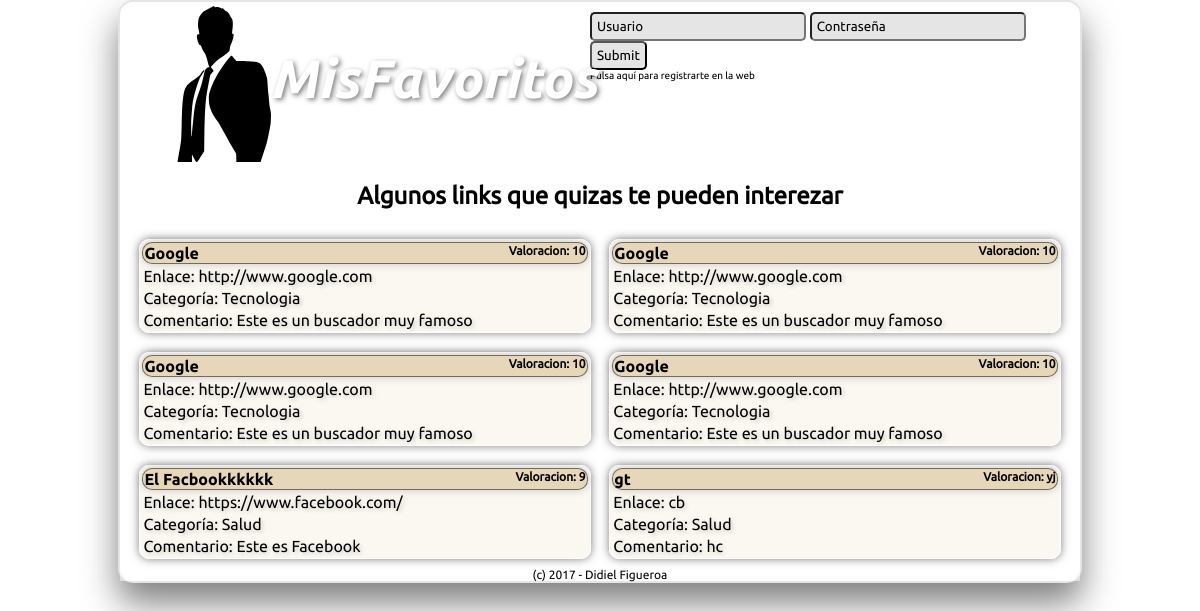
Screenshot of /formularioLogin.php with the database file from the repository.
### tables this page shows
CREATE TABLE favoritos
			 (
			 usuario      CHAR(40)NOT NULL,
			 contrasena   CHAR(40)NOT NULL,
			 titulo       CHAR(40)NOT NULL,
			 direccion   CHAR(100)NOT NULL,
			 categoria    CHAR(40)NOT NULL,
			 comentario  CHAR(200)NOT NULL,
			 valoracion         INTEGER);

### formularioLogin.php (the view, shortened to what this page needs)
<!DOCTYPE html>
<html>
	<head>
		<link rel="stylesheet" type="text/css" href="estilo/estilo2.css">
	</head>
	<body>
		<div id="contenedor">
			<header>
				<section id="logotipo">
					<div id="logo">
					</div>
					<div id="tipo">
						<h1>MisFavoritos</h1>
					</div>
				</section>
				<section id="login">
					<form action="login.php" method="post">
						<input type="text" name="usuario" value="Usuario" size="20">
						<input type="text" name="contrasena" value="Contraseña" size="20">
						<input type="submit">
					</form>
					<div id="registrate"><a href="formularioCrearUsuario.php">Pulsa aquí para registrarte en la web</a></div>
				</section>
			</header>
			<section id="contenido">
				<section id="presentacion">
					<div id="atexto1"><h2>¿Cansado de perder tus favoritos?</h2></div>
					<div id="atexto2"><h2>¿Te gustaría no volver a perderlos?</h2></div>
				</section>
				<section id="etiquetas">
				<?php
					echo "<h2 align='center'>Algunos links que quizas te pueden interezar</h2>";
					$conexion = NEW PDO('sqlite:'.'favoritos.db');
					$consulta = $conexion->prepare("SELECT * FROM favoritos ORDER BY RANDOM() LIMIT 6");
					$consulta->execute();
					while ($fila = $consulta->fetch(PDO::FETCH_ASSOC)){
						  	echo "<table border='1'>
									<tr>
										<th>".$fila['titulo']."<span id='estrellas'>Valoracion: ".$fila['valoracion']."</span>
									</tr>
									<tr>
										<td>
											Enlace: ".$fila['direccion']."
										</td>
									</tr>
									<tr>
										<td>
											Categoría: ".$fila['categoria']."
										</td>
									</tr>
									<tr>
										<td>
											Comentario: ".$fila['comentario']."
										</td>
									</tr>
								 </table>
						  	";
					}
				?>
				</section>
			</section>
			<footer>
				(c) 2017 - Didiel Figueroa
			</footer>
		</div>
	</body>
</html>

### estilo/estilo2.css (style rules this page uses)
body { font-family: ubuntuRegular; margin: auto; padding: 0px; }
#contenedor { position: relative; top: 5%; margin: auto; width: 80%; border: 2px solid rgba(0,0,0,0.1); box-shadow: 0px 20px 35px rgba(0,0,0,0.5); border-radius: 15px; background: white; }
header { background:rgba(255,255,255,0); height: 150px; }
#etiquetas { padding: 10px; }
footer { background:rgba(255,255,255,0.5); text-align: center; font-family: ubuntuRegular; font-size: 12px; }
#logotipo { font-size: 0px; float: left; position: absolute; margin: 0px; padding: 0px; }
#tipo { position: absolute; padding: 0px; margin: 0px; font-size: 36px; color: rgba(255,255,255,1); text-shadow: 2px 2px 5px rgba(0,0,0,0.5); font-family: ubuntuBoldItalic; transform: translate(150px,0px); }
#logo { float: left; width: 50%; text-align: center; height: 100%; vertical-align: middle; position: absolute; padding: 0px; transform: translate(0px,20px); margin: 0px; animation: late 5s; transform: scale(1,1); animation-iteration-count: infinite; }
#login { padding: 10px; float: right; width: 50%; text-align: middle; }
input { padding: 5px; font-family: ubuntuRegular; text-shadow: 2px 2px 3px rgba(0,0,0,0.2) border: 0px solid white; border-radius: 5px; background: rgba(0,0,0,0.1); box-shadow: inset: 0px 0px 0px rgba(0,0,0,0.2); transition: box-shadow 1s, background 1s, border 1s; }
a { text-decoration: none; color:rgba(0,0,0,1); }
#registrate { color:rgba(0,0,0,1); font-size: 10px; text-shadow: 0px 0px 5px rgba(0,255,0,0); animation: registrate 2s; animation-iteration-count: infinite; }
#presentacion { padding: 0px; margin: 0px; text-align: left; width: 100%; height: 0px; background: rgba(0,0,0,0.1); background: url('foto1.jpg') center center; background-size: 400px 200px; box-shadow: inset 0px 0px 25px rgba(0,0,0,0.2); animation: esconde 15s; }
#atexto1 { position: absolute; font-family: ubuntuBold; color: rgba(255,255,255,0); text-shadow: 3px 3px 5px rgba(0,0,0,0); font-size: 32px; transform: translate(150px,0px); animation: muevetexto1 5s; }
#atexto2 { position: absolute; font-family: ubuntuBold; color: rgba(255,255,255,0); text-shadow: 3px 3px 5px rgba(0,0,0,0); font-size: 32px; transform: translate(150px,0px); animation: muevetexto2 5s; animation-delay:5s; }
table { width: 48%; float: left; margin: 1%; border: 1px solid rgba(255,255,255,1); border-radius: 10px; background: rgba(212,184,131,0.1); box-shadow: 0px 0px 10px rgba(0,0,0,0.5); transform: scale(1,1); transition: transform 1s; }
table th { text-align: left; width: 100%; font-family: ubuntuBold; border:1px solid rgba(0,0,0,0.5); border-radius: 10px; background: rgba(212,184,131,0.5); box-shadow: 0px 0px 10px rgba(0,0,0,0.2); }
table td { border: 0px solid white; text-shadow: 2px 2px 4px rgba(0,0,0,0.2); }
#estrellas { float: right; font-size: 12px; font-family: ubuntuRegular; }

### rows the page displays
favoritos: titulo "Google", valoracion "10", direccion "http://www.google.com", categoria "Tecnologia", comentario "Este es un buscador muy famoso"
favoritos: titulo "Google", valoracion "10", direccion "http://www.google.com", categoria "Tecnologia", comentario "Este es un buscador muy famoso"
favoritos: titulo "Google", valoracion "10", direccion "http://www.google.com", categoria "Tecnologia", comentario "Este es un buscador muy famoso"
favoritos: titulo "Google", valoracion "10", direccion "http://www.google.com", categoria "Tecnologia", comentario "Este es un buscador muy famoso"
favoritos: titulo "El Facbookkkkkk", valoracion "9", direccion "https://www.facebook.com/", categoria "Salud", comentario "Este es Facebook"
favoritos: titulo "gt", valoracion "yj", direccion "cb", categoria "Salud", comentario "hc"
